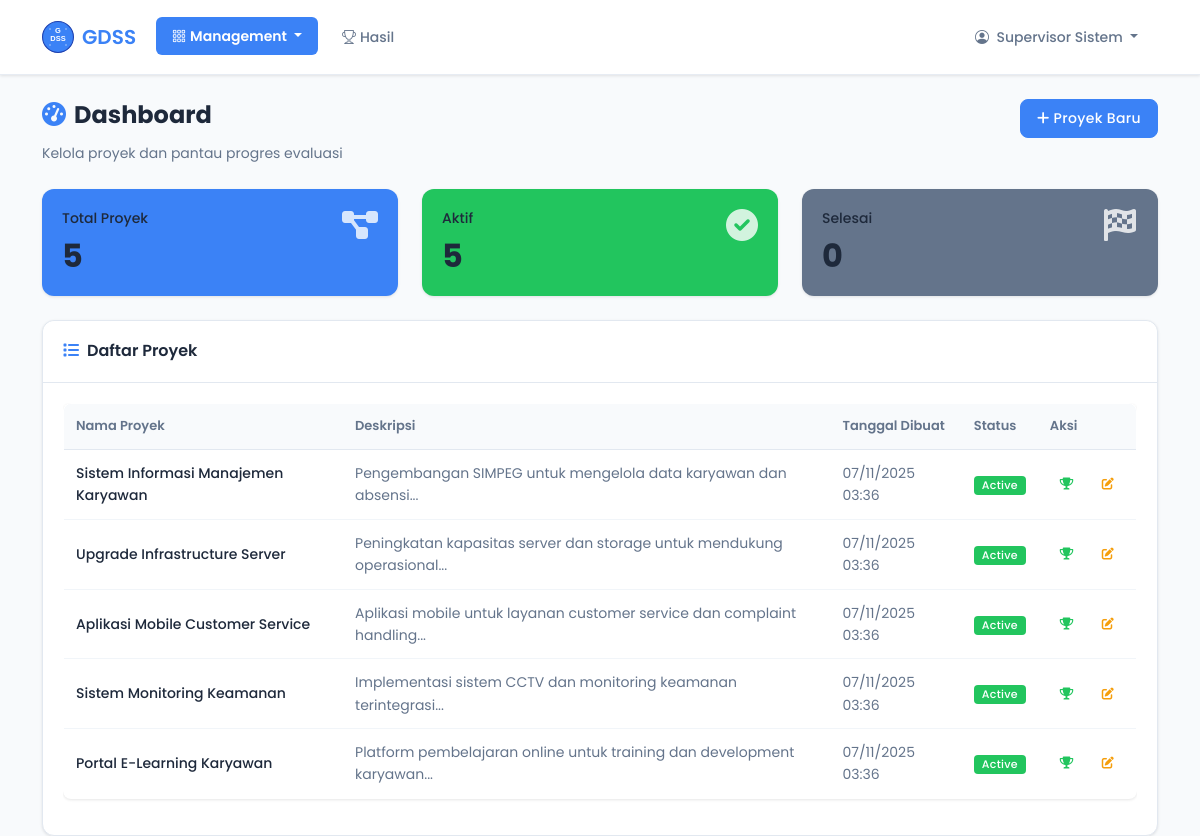
/dashboard.php (signed in), run on the app's committed database.
### tables this page shows
CREATE TABLE projects (
    id INT PRIMARY KEY AUTO_INCREMENT,
    code VARCHAR(20) UNIQUE NOT NULL,
    name VARCHAR(200) NOT NULL,
    location VARCHAR(100) NOT NULL,
    date_offer DATE NOT NULL,
    description TEXT,
    status ENUM('active', 'completed', 'cancelled') DEFAULT 'active',
    created_at TIMESTAMP DEFAULT CURRENT_TIMESTAMP
);

### functions.php (called while the page is built, shortened)
<?php
function getConnection() {
    static $pdo = null;
    if ($pdo === null) {
        try {
            $pdo = new PDO(
                "mysql:host=" . DB_HOST . ";dbname=" . DB_NAME . ";charset=utf8mb4",
                DB_USER,
                DB_PASS,
                [
                    PDO::ATTR_ERRMODE => PDO::ERRMODE_EXCEPTION,
                    PDO::ATTR_DEFAULT_FETCH_MODE => PDO::FETCH_ASSOC,
                    PDO::ATTR_EMULATE_PREPARES => false
                ]
            );
        } catch (PDOException $e) {
            error_log("Database connection error: " . $e->getMessage());
            die("Koneksi database gagal. Silakan hubungi administrator.");
        }
    }
    return $pdo;
}
function isLoggedIn() {
    return isset($_SESSION['user_id']) && !empty($_SESSION['user_id']);
}
function getCurrentUser() {
    return [
        'id' => $_SESSION['user_id'],
        'username' => $_SESSION['username'],
        'role' => $_SESSION['user_role'],
        'fullname' => $_SESSION['user_fullname']
    ];
}
function hasRole($role) {
    return isset($_SESSION['user_role']) && $_SESSION['user_role'] === $role;
}
function getAllProjects() {
    try {
        $pdo = getConnection();
        $stmt = $pdo->query("
            SELECT * FROM projects
            WHERE status = 'active'
            ORDER BY id
        ");
        return $stmt->fetchAll();
    } catch (PDOException $e) {
        error_log("Error getting all projects: " . $e->getMessage());
        return [];
    }
}
function getProjects() {
    return getAllProjects();
}
?>

### dashboard.php (the view, shortened to what this page needs)
<?php
require_once 'functions.php';
$user = getCurrentUser();
$userRole = $user['role'];
$projects = getProjects();
?>
<!DOCTYPE html>
<html lang="id">
<head>
    <link href="https://cdn.jsdelivr.net/npm/bootstrap@5.3.0/dist/css/bootstrap.min.css" rel="stylesheet">
    <link href="https://cdn.jsdelivr.net/npm/bootstrap-icons@1.10.0/font/bootstrap-icons.css" rel="stylesheet">
    <link href="https://cdnjs.cloudflare.com/ajax/libs/font-awesome/6.0.0/css/all.min.css" rel="stylesheet">
    <link rel="stylesheet" href="assets/css/style.css">
</head>
<body>
    <nav class="navbar navbar-expand-lg navbar-light bg-white" style="box-shadow: 0 1px 3px 0 rgba(0, 0, 0, 0.1);">
        <div class="container">
            <a class="navbar-brand d-flex align-items-center" href="dashboard.php">
                <img src="assets/images/logo.svg" alt="GDSS Logo" width="32" height="32" class="me-2">
                <span style="font-family: 'Poppins', sans-serif; font-weight: 600; color: #3B82F6;">GDSS</span>
            </a>
            <div class="collapse navbar-collapse" id="navbarNav">
                <ul class="navbar-nav me-auto">
                    <li class="nav-item dropdown">
                        <a class="nav-link dropdown-toggle active" href="#" role="button" data-bs-toggle="dropdown" style="font-family: 'Poppins', sans-serif; background: #3B82F6; color: white; border-radius: 6px; font-weight: 600; padding: 8px 12px;">
                            <i class="bi bi-grid-3x3-gap me-1"></i>Management
                        </a>
                    </li>
                    <li class="nav-item">
                        <a class="nav-link" href="results.php" style="font-family: 'Poppins', sans-serif; color: #64748B; font-weight: 500;">
                            <i class="bi bi-trophy me-1"></i>Hasil
                        </a>
                    </li>
                </ul>
                <ul class="navbar-nav">
                    <li class="nav-item dropdown">
                        <a class="nav-link dropdown-toggle" href="#" role="button" data-bs-toggle="dropdown" style="font-family: 'Poppins', sans-serif; color: #64748B; font-weight: 500;">
                            <i class="bi bi-person-circle me-1"></i>
                            <?php echo htmlspecialchars($user['fullname']); ?>
                        </a>
                    </li>
                </ul>
            </div>
        </div>
    </nav>
    <div class="container mt-4">
        <div class="row mb-4">
            <div class="col">
                <h2 style="font-family: 'Poppins', sans-serif; font-weight: 700; color: #1E293B; font-size: 24px;"><i class="fas fa-tachometer-alt me-2" style="color: #3B82F6;"></i>Dashboard</h2>
                <p style="font-family: 'Poppins', sans-serif; color: #64748B; font-size: 14px; margin-bottom: 0;">
                    <?php if (hasRole('supervisor')): ?>
                        Kelola proyek dan pantau progres evaluasi
                    <?php else: ?>
                        Lakukan evaluasi AHP untuk bidang <?php echo ucfirst($userRole); ?>
                    <?php endif; ?>
                </p>
            </div>
            <?php if (hasRole('supervisor')): ?>
            <div class="col-auto">
                <a href="projects.php?action=create" class="btn btn-primary" style="background: #3B82F6; border-color: #3B82F6; font-family: 'Poppins', sans-serif; font-weight: 500; border-radius: 8px; padding: 8px 16px;">
                    <i class="fas fa-plus me-1"></i>Proyek Baru
                </a>
            </div>
            <?php endif; ?>
        </div>
        <div class="row mb-4">
            <div class="col-md-4">
                <div class="card text-white" style="background: #3B82F6; border: none; border-radius: 12px; box-shadow: 0 1px 3px 0 rgba(0, 0, 0, 0.1);">
                    <div class="card-body" style="padding: 20px;">
                        <div class="d-flex justify-content-between">
                            <div>
                                <h5 style="font-family: 'Poppins', sans-serif; font-weight: 500; font-size: 14px; margin-bottom: 8px;">Total Proyek</h5>
                                <h3 style="font-family: 'Poppins', sans-serif; font-weight: 700; font-size: 32px; margin: 0;"><?php echo count($projects); ?></h3>
                            </div>
                            <div>
                                <i class="fas fa-project-diagram" style="font-size: 32px; opacity: 0.8;"></i>
                            </div>
                        </div>
                    </div>
                </div>
            </div>
            <div class="col-md-4">
                <div class="card text-white" style="background: #22C55E; border: none; border-radius: 12px; box-shadow: 0 1px 3px 0 rgba(0, 0, 0, 0.1);">
                    <div class="card-body" style="padding: 20px;">
                        <div class="d-flex justify-content-between">
                            <div>
                                <h5 style="font-family: 'Poppins', sans-serif; font-weight: 500; font-size: 14px; margin-bottom: 8px;">Aktif</h5>
                                <h3 style="font-family: 'Poppins', sans-serif; font-weight: 700; font-size: 32px; margin: 0;"><?php echo count(array_filter($projects, function($p) { return $p['status'] == 'active'; })); ?></h3>
                            </div>
                            <div>
                                <i class="fas fa-check-circle" style="font-size: 32px; opacity: 0.8;"></i>
                            </div>
                        </div>
                    </div>
                </div>
            </div>
            <div class="col-md-4">
                <div class="card text-white" style="background: #64748B; border: none; border-radius: 12px; box-shadow: 0 1px 3px 0 rgba(0, 0, 0, 0.1);">
                    <div class="card-body" style="padding: 20px;">
                        <div class="d-flex justify-content-between">
                            <div>
                                <h5 style="font-family: 'Poppins', sans-serif; font-weight: 500; font-size: 14px; margin-bottom: 8px;">Selesai</h5>
                                <h3 style="font-family: 'Poppins', sans-serif; font-weight: 700; font-size: 32px; margin: 0;"><?php echo count(array_filter($projects, function($p) { return $p['status'] == 'completed'; })); ?></h3>
                            </div>
                            <div>
                                <i class="fas fa-flag-checkered" style="font-size: 32px; opacity: 0.8;"></i>
                            </div>
                        </div>
                    </div>
                </div>
            </div>
        </div>
        <div class="card" style="border: 1px solid #E2E8F0; border-radius: 12px; box-shadow: 0 1px 3px 0 rgba(0, 0, 0, 0.1);">
            <div class="card-header" style="background: white; border-radius: 12px 12px 0 0; padding: 20px; border-bottom: 1px solid #E2E8F0;">
                <h5 style="font-family: 'Poppins', sans-serif; font-weight: 600; color: #1E293B; font-size: 16px; margin: 0;"><i class="fas fa-list me-2" style="color: #3B82F6;"></i>Daftar Proyek</h5>
            </div>
            <div class="card-body" style="padding: 20px;">
                <?php if (empty($projects)): ?>
                    <div class="text-center py-5">
                        <i class="fas fa-folder-open" style="font-size: 48px; color: #94A3B8; margin-bottom: 16px;"></i>
                        <h5 style="font-family: 'Poppins', sans-serif; font-weight: 600; color: #1E293B; font-size: 16px;">Belum ada proyek</h5>
                        <?php if (hasRole('supervisor')): ?>
                            <p style="font-family: 'Poppins', sans-serif; color: #64748B; font-size: 14px;">Mulai dengan membuat proyek baru</p>
                            <a href="projects.php?action=create" class="btn btn-primary" style="background: #3B82F6; border-color: #3B82F6; font-family: 'Poppins', sans-serif; font-weight: 500; border-radius: 8px; padding: 8px 16px;">
                                <i class="fas fa-plus me-1"></i>Buat Proyek Pertama
                            </a>
                        <?php else: ?>
                            <p style="font-family: 'Poppins', sans-serif; color: #64748B; font-size: 14px;">Belum ada proyek untuk dievaluasi. Hubungi supervisor untuk menambah proyek.</p>
                        <?php endif; ?>
                    </div>
                <?php else: ?>
                    <div class="table-responsive">
                        <table class="table table-hover" style="font-family: 'Poppins', sans-serif;">
                            <thead>
                                <tr style="background: #F8FAFC;">
                                    <th style="font-weight: 600; color: #64748B; font-size: 13px; border-bottom: 1px solid #E2E8F0; padding: 12px;">Nama Proyek</th>
                                    <th style="font-weight: 600; color: #64748B; font-size: 13px; border-bottom: 1px solid #E2E8F0; padding: 12px;">Deskripsi</th>
                                    <th style="font-weight: 600; color: #64748B; font-size: 13px; border-bottom: 1px solid #E2E8F0; padding: 12px;">Tanggal Dibuat</th>
                                    <th style="font-weight: 600; color: #64748B; font-size: 13px; border-bottom: 1px solid #E2E8F0; padding: 12px;">Status</th>
                                    <th style="font-weight: 600; color: #64748B; font-size: 13px; border-bottom: 1px solid #E2E8F0; padding: 12px;">Aksi</th>
                                </tr>
                            </thead>
                            <tbody>
                                <?php foreach ($projects as $project): ?>
                                <tr style="border-bottom: 1px solid #F1F5F9;">
                                    <td style="padding: 12px;">
                                        <strong style="color: #1E293B; font-size: 14px; font-weight: 500;"><?php echo htmlspecialchars($project['name']); ?></strong>
                                    </td>
                                    <td style="color: #64748B; font-size: 14px; padding: 12px;"><?php echo htmlspecialchars(substr($project['description'], 0, 100)); ?>...</td>
                                    <td style="color: #64748B; font-size: 14px; padding: 12px;"><?php echo date('d/m/Y H:i', strtotime($project['created_at'])); ?></td>
                                    <td style="padding: 12px;">
                                        <span class="badge" style="background: <?php echo $project['status'] == 'active' ? '#22C55E' : '#64748B'; ?>; font-family: 'Poppins', sans-serif; font-size: 11px; font-weight: 500; padding: 4px 8px; border-radius: 4px; color: white;">
                                            <?php echo ucfirst($project['status']); ?>
                                        </span>
                                    </td>
                                    <td style="padding: 12px;">
                                        <div class="d-flex gap-2">
                                            <a href="results.php" class="btn btn-outline-success" title="Hasil Konsensus" style="border-color: #22C55E; color: #22C55E; font-family: 'Poppins', sans-serif; font-weight: 500; font-size: 12px; padding: 6px 10px; border-radius: 6px;">
                                                <i class="fas fa-trophy"></i>
                                            </a>
                                            <?php if (hasRole('supervisor')): ?>
                                                <a href="projects.php?action=edit&id=<?php echo $project['id']; ?>" class="btn btn-outline-warning" title="Edit Proyek" style="border-color: #F59E0B; color: #F59E0B; font-family: 'Poppins', sans-serif; font-weight: 500; font-size: 12px; padding: 6px 10px; border-radius: 6px;">
                                                    <i class="fas fa-edit"></i>
                                                </a>
                                            <?php endif; ?>
                                        </div>
                                    </td>
                                </tr>
                                <?php endforeach; ?>
                            </tbody>
                        </table>
                    </div>
                <?php endif; ?>
            </div>
        </div>
    </div>
</body>
</html>

### data on the page
projects: name "Sistem Informasi Manajemen Karyawan", description "Pengembangan SIMPEG untuk mengelola data karyawan dan absensi", created_at "07/11/2025 03:36", status "Active"
projects: name "Upgrade Infrastructure Server", description "Peningkatan kapasitas server dan storage untuk mendukung operasional", created_at "07/11/2025 03:36", status "Active"
projects: name "Aplikasi Mobile Customer Service", description "Aplikasi mobile untuk layanan customer service dan complaint handling", created_at "07/11/2025 03:36", status "Active"
projects: name "Sistem Monitoring Keamanan", description "Implementasi sistem CCTV dan monitoring keamanan terintegrasi", created_at "07/11/2025 03:36", status "Active"
projects: name "Portal E-Learning Karyawan", description "Platform pembelajaran online untuk training dan development karyawan", created_at "07/11/2025 03:36", status "Active"

### other printed values
$user['fullname'] "Supervisor Sistem"
count($projects) "5"
